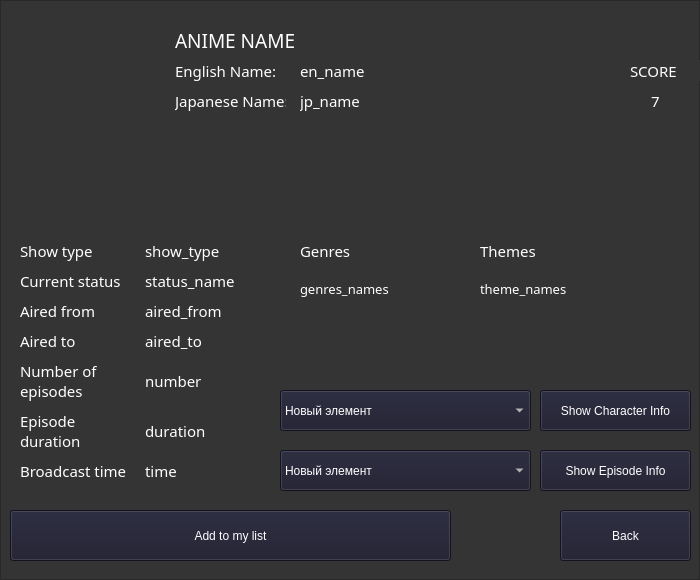
<?xml version="1.0" encoding="UTF-8"?>
<ui version="4.0">
 <class>MainWindow</class>
 <widget class="QMainWindow" name="MainWindow">
  <property name="geometry">
   <rect>
    <x>0</x>
    <y>0</y>
    <width>700</width>
    <height>580</height>
   </rect>
  </property>
  <property name="windowTitle">
   <string>MainWindow</string>
  </property>
  <widget class="QWidget" name="centralwidget">
   <widget class="QFrame" name="bg">
    <property name="geometry">
     <rect>
      <x>0</x>
      <y>0</y>
      <width>700</width>
      <height>580</height>
     </rect>
    </property>
    <property name="styleSheet">
     <string notr="true">background-color: rgb(52, 52, 52)</string>
    </property>
    <property name="frameShape">
     <enum>QFrame::StyledPanel</enum>
    </property>
    <property name="frameShadow">
     <enum>QFrame::Raised</enum>
    </property>
    <widget class="QLabel" name="image">
     <property name="geometry">
      <rect>
       <x>20</x>
       <y>20</y>
       <width>150</width>
       <height>210</height>
      </rect>
     </property>
     <property name="text">
      <string/>
     </property>
     <property name="pixmap">
      <pixmap>../1.jpg</pixmap>
     </property>
     <property name="scaledContents">
      <bool>true</bool>
     </property>
    </widget>
    <widget class="QLabel" name="anime_name">
     <property name="geometry">
      <rect>
       <x>175</x>
       <y>20</y>
       <width>511</width>
       <height>41</height>
      </rect>
     </property>
     <property name="font">
      <font>
       <family>Segoe UI Variable Display Semib</family>
       <pointsize>14</pointsize>
       <weight>7</weight>
       <italic>false</italic>
       <bold>false</bold>
      </font>
     </property>
     <property name="styleSheet">
      <string notr="true">color: rgb(255, 255, 255); font: 63 14pt Segoe UI Variable Display Semib;</string>
     </property>
     <property name="text">
      <string>ANIME NAME</string>
     </property>
    </widget>
    <widget class="QLabel" name="en_title">
     <property name="geometry">
      <rect>
       <x>175</x>
       <y>60</y>
       <width>101</width>
       <height>21</height>
      </rect>
     </property>
     <property name="styleSheet">
      <string notr="true">color: rgb(255, 255, 255); font: 63 11pt Segoe UI Variable Display Semib;</string>
     </property>
     <property name="text">
      <string>English Name:</string>
     </property>
    </widget>
    <widget class="QLabel" name="en_name">
     <property name="geometry">
      <rect>
       <x>300</x>
       <y>60</y>
       <width>321</width>
       <height>21</height>
      </rect>
     </property>
     <property name="styleSheet">
      <string notr="true">color: rgb(255, 255, 255); font: 63 11pt Segoe UI Variable Display Semib;</string>
     </property>
     <property name="text">
      <string>en_name</string>
     </property>
    </widget>
    <widget class="QLabel" name="jp_title">
     <property name="geometry">
      <rect>
       <x>175</x>
       <y>90</y>
       <width>111</width>
       <height>21</height>
      </rect>
     </property>
     <property name="styleSheet">
      <string notr="true">color: rgb(255, 255, 255); font: 63 11pt Segoe UI Variable Display Semib;</string>
     </property>
     <property name="text">
      <string>Japanese Name:</string>
     </property>
    </widget>
    <widget class="QLabel" name="jp_name">
     <property name="geometry">
      <rect>
       <x>300</x>
       <y>90</y>
       <width>321</width>
       <height>21</height>
      </rect>
     </property>
     <property name="styleSheet">
      <string notr="true">color: rgb(255, 255, 255); font: 63 11pt Segoe UI Variable Display Semib;</string>
     </property>
     <property name="text">
      <string>jp_name</string>
     </property>
    </widget>
    <widget class="QLabel" name="score">
     <property name="geometry">
      <rect>
       <x>630</x>
       <y>60</y>
       <width>81</width>
       <height>21</height>
      </rect>
     </property>
     <property name="styleSheet">
      <string notr="true">color: rgb(255, 255, 255); font: 63 11pt Segoe UI Variable Display Semib;</string>
     </property>
     <property name="text">
      <string>SCORE</string>
     </property>
    </widget>
    <widget class="QLabel" name="score_number">
     <property name="geometry">
      <rect>
       <x>630</x>
       <y>90</y>
       <width>51</width>
       <height>21</height>
      </rect>
     </property>
     <property name="styleSheet">
      <string notr="true">color: rgb(255, 255, 255); font: 63 11pt Segoe UI Variable Display Semib;</string>
     </property>
     <property name="text">
      <string>7</string>
     </property>
     <property name="alignment">
      <set>Qt::AlignCenter</set>
     </property>
    </widget>
    <widget class="QLabel" name="show_name">
     <property name="geometry">
      <rect>
       <x>20</x>
       <y>240</y>
       <width>111</width>
       <height>21</height>
      </rect>
     </property>
     <property name="styleSheet">
      <string notr="true">color: rgb(255, 255, 255); font: 63 11pt Segoe UI Variable Display Semib;</string>
     </property>
     <property name="text">
      <string>Show type</string>
     </property>
    </widget>
    <widget class="QLabel" name="type_name">
     <property name="geometry">
      <rect>
       <x>145</x>
       <y>240</y>
       <width>171</width>
       <height>21</height>
      </rect>
     </property>
     <property name="styleSheet">
      <string notr="true">color: rgb(255, 255, 255); font: 63 11pt Segoe UI Variable Display Semib;</string>
     </property>
     <property name="text">
      <string>show_type</string>
     </property>
    </widget>
    <widget class="QLabel" name="status_name">
     <property name="geometry">
      <rect>
       <x>145</x>
       <y>270</y>
       <width>171</width>
       <height>21</height>
      </rect>
     </property>
     <property name="styleSheet">
      <string notr="true">color: rgb(255, 255, 255); font: 63 11pt Segoe UI Variable Display Semib;</string>
     </property>
     <property name="text">
      <string>status_name</string>
     </property>
    </widget>
    <widget class="QLabel" name="current_status">
     <property name="geometry">
      <rect>
       <x>20</x>
       <y>270</y>
       <width>111</width>
       <height>21</height>
      </rect>
     </property>
     <property name="styleSheet">
      <string notr="true">color: rgb(255, 255, 255); font: 63 11pt Segoe UI Variable Display Semib;</string>
     </property>
     <property name="text">
      <string>Current status</string>
     </property>
    </widget>
    <widget class="QLabel" name="aired_from_date">
     <property name="geometry">
      <rect>
       <x>145</x>
       <y>300</y>
       <width>171</width>
       <height>21</height>
      </rect>
     </property>
     <property name="styleSheet">
      <string notr="true">color: rgb(255, 255, 255); font: 63 11pt Segoe UI Variable Display Semib;</string>
     </property>
     <property name="text">
      <string>aired_from</string>
     </property>
    </widget>
    <widget class="QLabel" name="aired_from">
     <property name="geometry">
      <rect>
       <x>20</x>
       <y>300</y>
       <width>111</width>
       <height>21</height>
      </rect>
     </property>
     <property name="styleSheet">
      <string notr="true">color: rgb(255, 255, 255); font: 63 11pt Segoe UI Variable Display Semib;</string>
     </property>
     <property name="text">
      <string>Aired from</string>
     </property>
    </widget>
    <widget class="QLabel" name="aired_to_date">
     <property name="geometry">
      <rect>
       <x>145</x>
       <y>330</y>
       <width>171</width>
       <height>21</height>
      </rect>
     </property>
     <property name="styleSheet">
      <string notr="true">color: rgb(255, 255, 255); font: 63 11pt Segoe UI Variable Display Semib;</string>
     </property>
     <property name="text">
      <string>aired_to</string>
     </property>
    </widget>
    <widget class="QLabel" name="aired_to">
     <property name="geometry">
      <rect>
       <x>20</x>
       <y>330</y>
       <width>111</width>
       <height>21</height>
      </rect>
     </property>
     <property name="styleSheet">
      <string notr="true">color: rgb(255, 255, 255); font: 63 11pt Segoe UI Variable Display Semib;</string>
     </property>
     <property name="text">
      <string>Aired to</string>
     </property>
    </widget>
    <widget class="QLabel" name="num_episodes">
     <property name="geometry">
      <rect>
       <x>20</x>
       <y>360</y>
       <width>111</width>
       <height>41</height>
      </rect>
     </property>
     <property name="acceptDrops">
      <bool>false</bool>
     </property>
     <property name="styleSheet">
      <string notr="true">color: rgb(255, 255, 255); font: 63 11pt Segoe UI Variable Display Semib;</string>
     </property>
     <property name="text">
      <string>Number of episodes</string>
     </property>
     <property name="scaledContents">
      <bool>false</bool>
     </property>
     <property name="alignment">
      <set>Qt::AlignLeading|Qt::AlignLeft|Qt::AlignTop</set>
     </property>
     <property name="wordWrap">
      <bool>true</bool>
     </property>
    </widget>
    <widget class="QLabel" name="num_eps">
     <property name="geometry">
      <rect>
       <x>145</x>
       <y>360</y>
       <width>111</width>
       <height>41</height>
      </rect>
     </property>
     <property name="acceptDrops">
      <bool>false</bool>
     </property>
     <property name="styleSheet">
      <string notr="true">color: rgb(255, 255, 255); font: 63 11pt Segoe UI Variable Display Semib;</string>
     </property>
     <property name="text">
      <string>number</string>
     </property>
     <property name="scaledContents">
      <bool>false</bool>
     </property>
     <property name="wordWrap">
      <bool>true</bool>
     </property>
    </widget>
    <widget class="QLabel" name="episode_duration">
     <property name="geometry">
      <rect>
       <x>20</x>
       <y>410</y>
       <width>111</width>
       <height>41</height>
      </rect>
     </property>
     <property name="acceptDrops">
      <bool>false</bool>
     </property>
     <property name="styleSheet">
      <string notr="true">color: rgb(255, 255, 255); font: 63 11pt Segoe UI Variable Display Semib;</string>
     </property>
     <property name="text">
      <string>Episode duration</string>
     </property>
     <property name="scaledContents">
      <bool>false</bool>
     </property>
     <property name="alignment">
      <set>Qt::AlignLeading|Qt::AlignLeft|Qt::AlignTop</set>
     </property>
     <property name="wordWrap">
      <bool>true</bool>
     </property>
    </widget>
    <widget class="QLabel" name="dur_time">
     <property name="geometry">
      <rect>
       <x>145</x>
       <y>410</y>
       <width>111</width>
       <height>41</height>
      </rect>
     </property>
     <property name="acceptDrops">
      <bool>false</bool>
     </property>
     <property name="styleSheet">
      <string notr="true">color: rgb(255, 255, 255); font: 63 11pt Segoe UI Variable Display Semib;</string>
     </property>
     <property name="text">
      <string>duration</string>
     </property>
     <property name="scaledContents">
      <bool>false</bool>
     </property>
     <property name="wordWrap">
      <bool>true</bool>
     </property>
    </widget>
    <widget class="QLabel" name="genres">
     <property name="geometry">
      <rect>
       <x>300</x>
       <y>240</y>
       <width>111</width>
       <height>31</height>
      </rect>
     </property>
     <property name="acceptDrops">
      <bool>false</bool>
     </property>
     <property name="styleSheet">
      <string notr="true">color: rgb(255, 255, 255); font: 63 11pt Segoe UI Variable Display Semib;</string>
     </property>
     <property name="text">
      <string>Genres</string>
     </property>
     <property name="scaledContents">
      <bool>false</bool>
     </property>
     <property name="alignment">
      <set>Qt::AlignLeading|Qt::AlignLeft|Qt::AlignTop</set>
     </property>
     <property name="wordWrap">
      <bool>true</bool>
     </property>
    </widget>
    <widget class="QLabel" name="genres_names">
     <property name="geometry">
      <rect>
       <x>300</x>
       <y>280</y>
       <width>161</width>
       <height>91</height>
      </rect>
     </property>
     <property name="acceptDrops">
      <bool>false</bool>
     </property>
     <property name="styleSheet">
      <string notr="true">color: rgb(255, 255, 255); font: 63 10pt Segoe UI Variable Display Semib;</string>
     </property>
     <property name="text">
      <string>genres_names</string>
     </property>
     <property name="scaledContents">
      <bool>false</bool>
     </property>
     <property name="alignment">
      <set>Qt::AlignLeading|Qt::AlignLeft|Qt::AlignTop</set>
     </property>
     <property name="wordWrap">
      <bool>true</bool>
     </property>
    </widget>
    <widget class="QLabel" name="themes">
     <property name="geometry">
      <rect>
       <x>480</x>
       <y>240</y>
       <width>111</width>
       <height>31</height>
      </rect>
     </property>
     <property name="acceptDrops">
      <bool>false</bool>
     </property>
     <property name="styleSheet">
      <string notr="true">color: rgb(255, 255, 255); font: 63 11pt Segoe UI Variable Display Semib;</string>
     </property>
     <property name="text">
      <string>Themes</string>
     </property>
     <property name="scaledContents">
      <bool>false</bool>
     </property>
     <property name="alignment">
      <set>Qt::AlignLeading|Qt::AlignLeft|Qt::AlignTop</set>
     </property>
     <property name="wordWrap">
      <bool>true</bool>
     </property>
    </widget>
    <widget class="QLabel" name="theme_names">
     <property name="geometry">
      <rect>
       <x>480</x>
       <y>280</y>
       <width>171</width>
       <height>91</height>
      </rect>
     </property>
     <property name="acceptDrops">
      <bool>false</bool>
     </property>
     <property name="styleSheet">
      <string notr="true">color: rgb(255, 255, 255); font: 63 10pt Segoe UI Variable Display Semib;</string>
     </property>
     <property name="text">
      <string>theme_names</string>
     </property>
     <property name="scaledContents">
      <bool>false</bool>
     </property>
     <property name="alignment">
      <set>Qt::AlignLeading|Qt::AlignLeft|Qt::AlignTop</set>
     </property>
     <property name="wordWrap">
      <bool>true</bool>
     </property>
    </widget>
    <widget class="QPushButton" name="add_to_list">
     <property name="geometry">
      <rect>
       <x>10</x>
       <y>510</y>
       <width>441</width>
       <height>51</height>
      </rect>
     </property>
     <property name="styleSheet">
      <string notr="true">color: rgb(255, 255, 255); font: 63 11pt &quot;Segoe UI Variable Display Semib&quot;; background-color: rgb(27, 27, 45);</string>
     </property>
     <property name="text">
      <string>Add to my list</string>
     </property>
    </widget>
    <widget class="QPushButton" name="back_btn">
     <property name="geometry">
      <rect>
       <x>560</x>
       <y>510</y>
       <width>131</width>
       <height>51</height>
      </rect>
     </property>
     <property name="styleSheet">
      <string notr="true">color: rgb(255, 255, 255); font: 63 11pt &quot;Segoe UI Variable Display Semib&quot;; background-color: rgb(27, 27, 45);</string>
     </property>
     <property name="text">
      <string>Back</string>
     </property>
    </widget>
    <widget class="QPushButton" name="anime_characters">
     <property name="geometry">
      <rect>
       <x>540</x>
       <y>390</y>
       <width>151</width>
       <height>41</height>
      </rect>
     </property>
     <property name="styleSheet">
      <string notr="true">color: rgb(255, 255, 255); font: 63 11pt &quot;Segoe UI Variable Display Semib&quot;; background-color: rgb(27, 27, 45);</string>
     </property>
     <property name="text">
      <string>Show Character Info</string>
     </property>
    </widget>
    <widget class="QLabel" name="broadcast_time">
     <property name="geometry">
      <rect>
       <x>20</x>
       <y>460</y>
       <width>111</width>
       <height>21</height>
      </rect>
     </property>
     <property name="acceptDrops">
      <bool>false</bool>
     </property>
     <property name="styleSheet">
      <string notr="true">color: rgb(255, 255, 255); font: 63 11pt Segoe UI Variable Display Semib;</string>
     </property>
     <property name="text">
      <string>Broadcast time</string>
     </property>
     <property name="scaledContents">
      <bool>false</bool>
     </property>
     <property name="alignment">
      <set>Qt::AlignLeading|Qt::AlignLeft|Qt::AlignTop</set>
     </property>
     <property name="wordWrap">
      <bool>true</bool>
     </property>
    </widget>
    <widget class="QLabel" name="cast_time">
     <property name="geometry">
      <rect>
       <x>145</x>
       <y>460</y>
       <width>151</width>
       <height>21</height>
      </rect>
     </property>
     <property name="acceptDrops">
      <bool>false</bool>
     </property>
     <property name="styleSheet">
      <string notr="true">color: rgb(255, 255, 255); font: 63 11pt Segoe UI Variable Display Semib;</string>
     </property>
     <property name="text">
      <string>time</string>
     </property>
     <property name="scaledContents">
      <bool>false</bool>
     </property>
     <property name="wordWrap">
      <bool>true</bool>
     </property>
    </widget>
    <widget class="QPushButton" name="episodes">
     <property name="geometry">
      <rect>
       <x>540</x>
       <y>450</y>
       <width>151</width>
       <height>41</height>
      </rect>
     </property>
     <property name="styleSheet">
      <string notr="true">color: rgb(255, 255, 255); font: 63 11pt &quot;Segoe UI Variable Display Semib&quot;; background-color: rgb(27, 27, 45);</string>
     </property>
     <property name="text">
      <string>Show Episode Info</string>
     </property>
    </widget>
    <widget class="QComboBox" name="character_drop">
     <property name="geometry">
      <rect>
       <x>280</x>
       <y>390</y>
       <width>251</width>
       <height>41</height>
      </rect>
     </property>
     <property name="minimumSize">
      <size>
       <width>0</width>
       <height>40</height>
      </size>
     </property>
     <property name="styleSheet">
      <string notr="true">color: rgb(255, 255, 255); font: 63 11pt &quot;Segoe UI Variable Display Semib&quot;;background-color: rgb(27, 27, 45)</string>
     </property>
     <item>
      <property name="text">
       <string>Новый элемент</string>
      </property>
     </item>
    </widget>
    <widget class="QComboBox" name="episode_drop">
     <property name="geometry">
      <rect>
       <x>280</x>
       <y>450</y>
       <width>251</width>
       <height>41</height>
      </rect>
     </property>
     <property name="minimumSize">
      <size>
       <width>0</width>
       <height>40</height>
      </size>
     </property>
     <property name="styleSheet">
      <string notr="true">color: rgb(255, 255, 255); font: 63 11pt &quot;Segoe UI Variable Display Semib&quot;;background-color: rgb(27, 27, 45)</string>
     </property>
     <item>
      <property name="text">
       <string>Новый элемент</string>
      </property>
     </item>
    </widget>
   </widget>
  </widget>
 </widget>
 <resources/>
 <connections/>
</ui>
